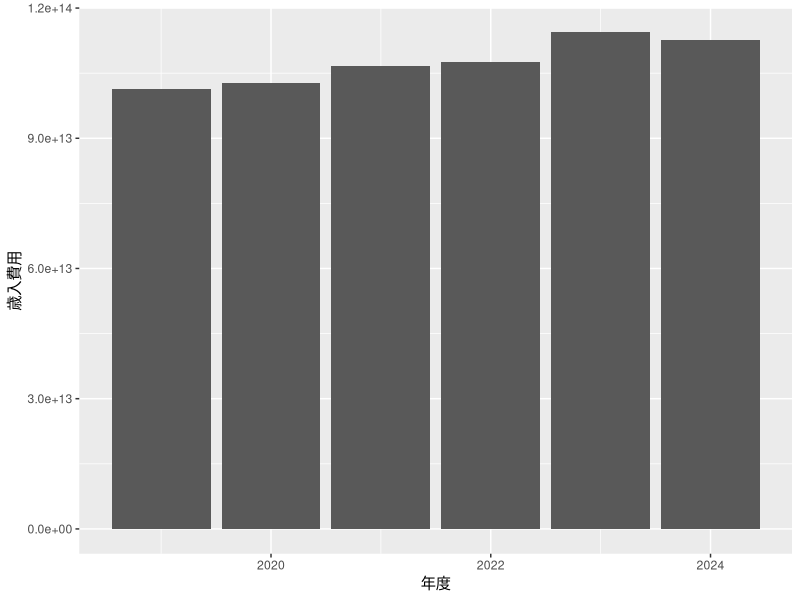
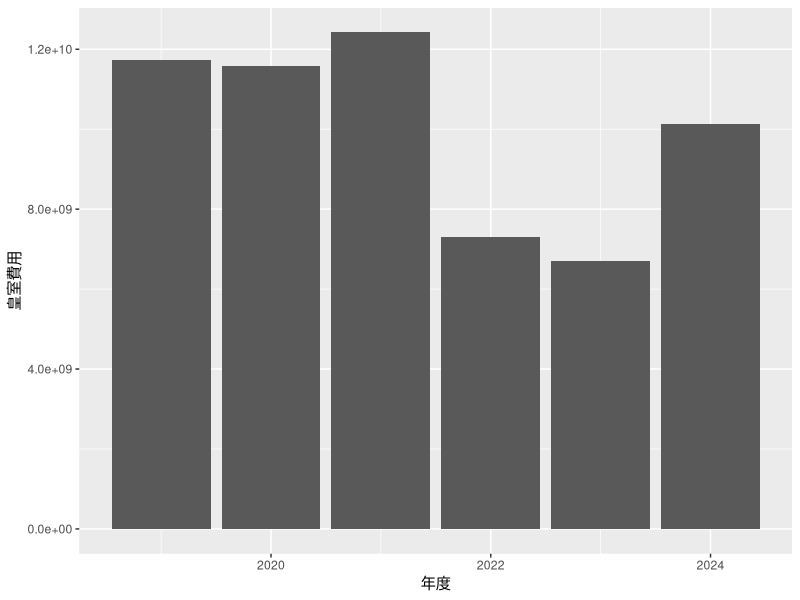
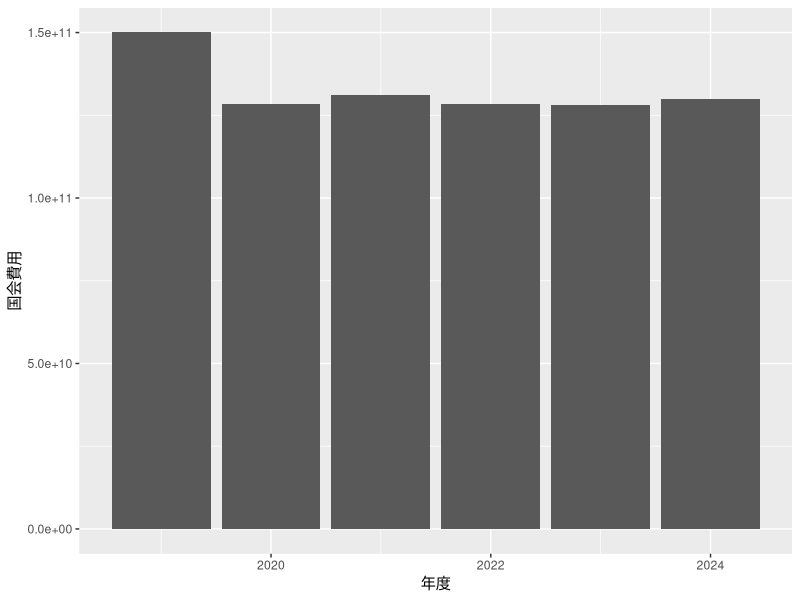
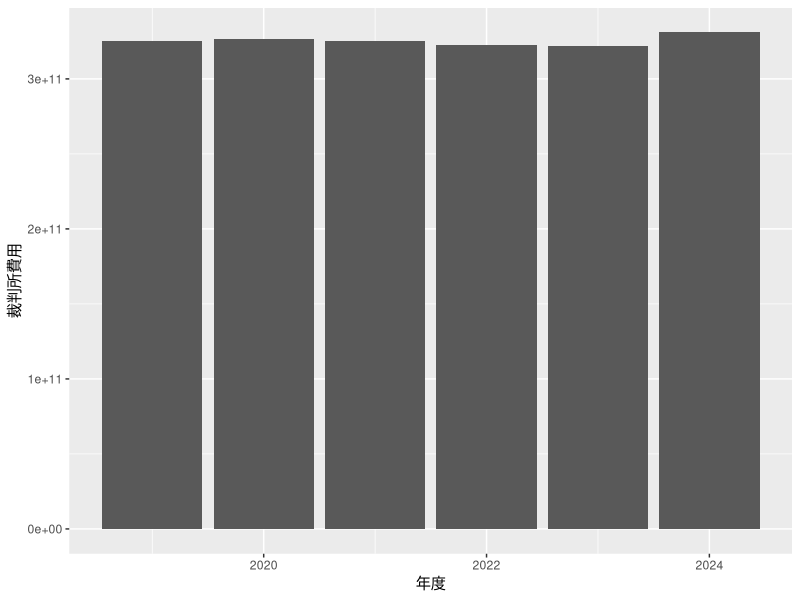
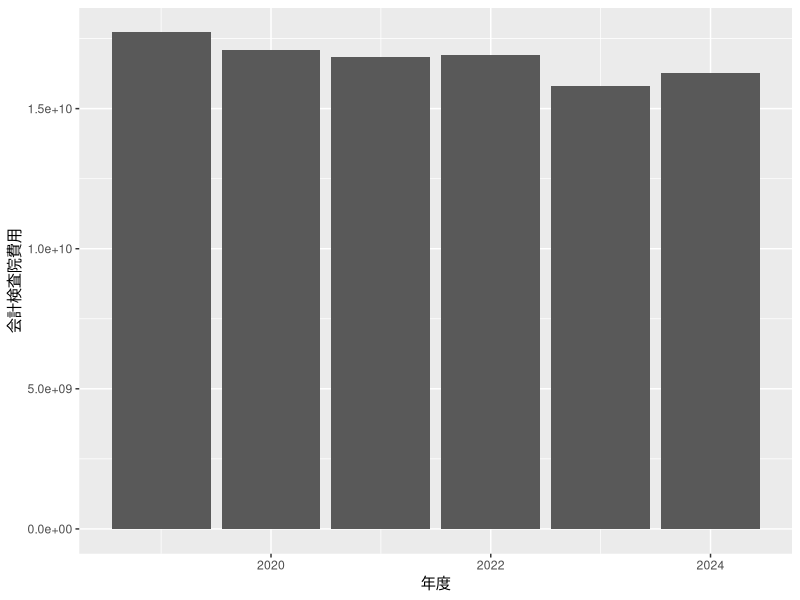
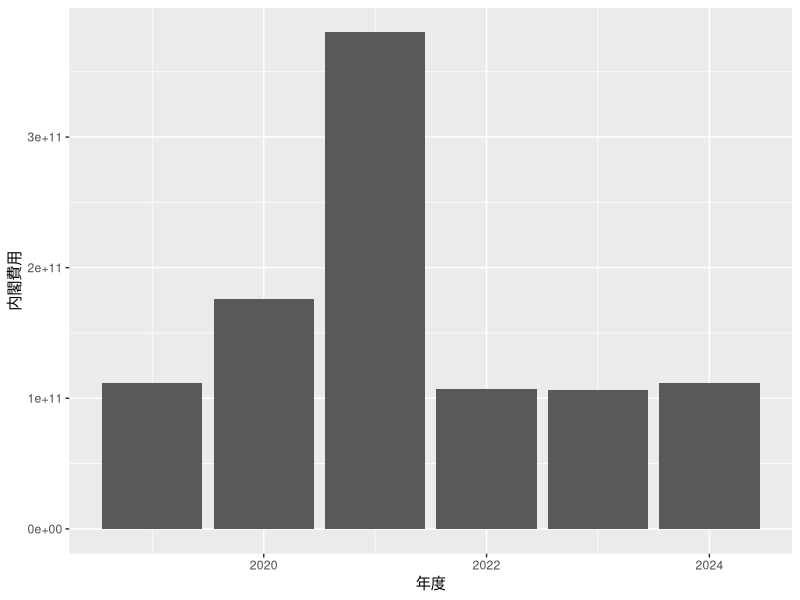
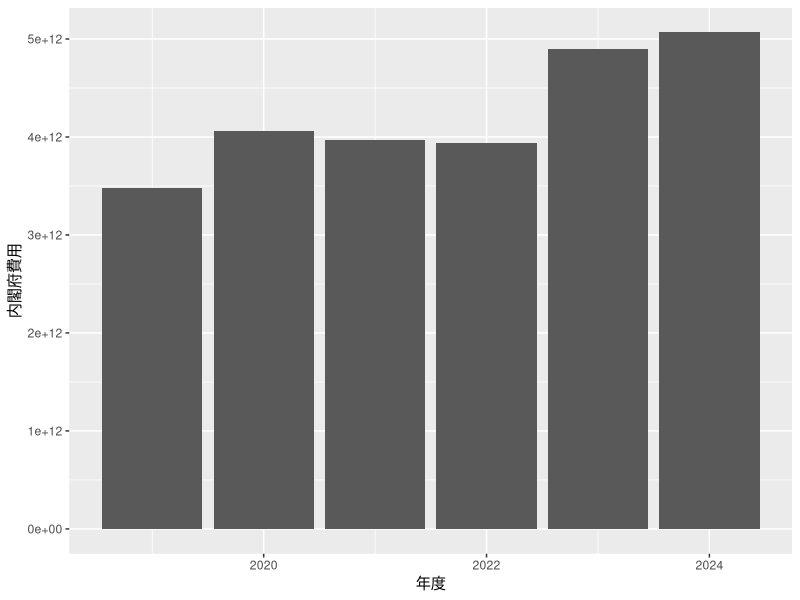
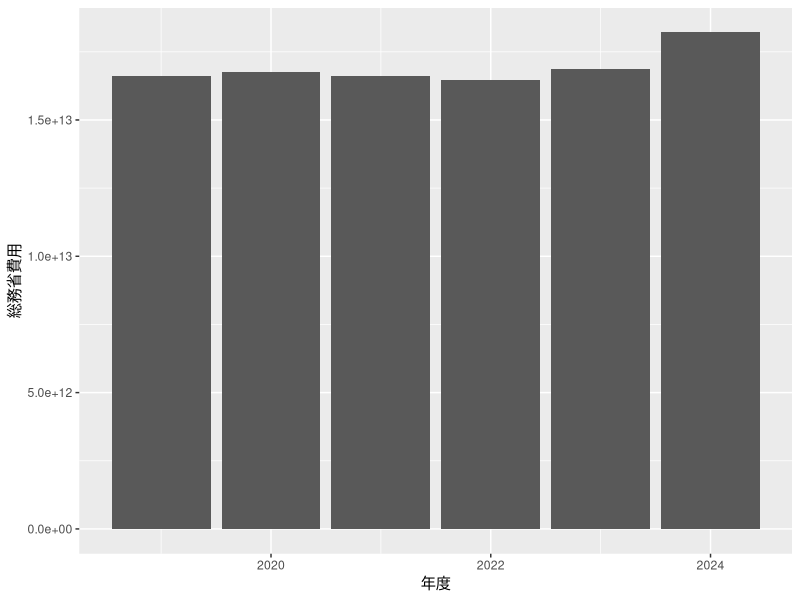

Source code (R) for these figures, in order:
## ---- chunk 1
library(tidyverse)
Year            <- c( 2019 , 2020 , 2021 , 2022 , 2023 , 2024 )
Imperial        <- c(11737259000,11573381000,12421478000,7308939000,6708028000,10141535000)                           #皇室
Diet            <- c(150041442000,128530580000,131238725000,128307623000,128221173000,129977426000)                   #国会
Court           <- c(325574308000,326624181000,325367912000,322813550000,322216780000,330979009000)                   #裁判所
Accounting      <- c(17719957000,17099094000,16835647000,16928289000,15824524000,16282621000)                         #会計検査院
Cabinet         <- c(111818789000,176103240000,380098139000,107172414000,106443244000,111459939000)                   #内閣
Cabinet_Office　<- c(3482340026000,4060788932000,3966939749000,3943292360000,4895957487000,5067112425000)             #内閣府
MIC　　　　　　 <- c(16629461781000,16769154908000,16595204879000,16462407984000,16862510254000,18210671996000)       #総務省
Justice         <- c(812915801000,820570628000,743140031000,743785213000,725004143000,740479227000)                   #法務省
Foreign　　　　 <- c(730621571000,712007381000,695872889000,690400138000,743449543000,725715593000)                   #外務省
Finance　　　　 <- c(25474407983000,25157926086000,30524764680000,31168839658000,35476279656000,30277723415000)       #財務省
Education       <- c(5528688569000,5415218203000,5297997446000,5281844828000,5294138248000,5338440212000)             #文部科学省
MHLW            <- c(32035752063000,33036565690000,33137968525000,33516048600000,33168623527000,33819068928000)       #厚生労働省
MAFF            <- c(2236132295000,2217023010000,2123443214000,2104261924000,2093667543000,2093344256000)             #農林水産省
METI            <- c(1284169586000,1243458715000,916984752000,902389830000,880893568000,869511554000)                 #経済産業省
MLIT            <- c(7022326883000,6898261553000,6057791114000,6030726064000,6052431129000,6096484115000)             #国土交通省
MOE             <- c(345945274000,353720637000,323285636000,329146485000,325754157000,320712419000)                   #環境省
MOD             <- c(5257439983000,5313345107000,5323546421000,5368725109000,6787965446000,7917176714000)             #防衛省
revenue         <- c(101457093570000,102657971326000,106609707875000,107596424558000,114381235569000,112571688422000) #歳入

Japan_df <- data.frame(Year,Imperial, Diet, Court, Accounting, Cabinet, Cabinet_Office, MIC, Justice, Foreign, Education, MHLW, MAFF, METI, MLIT, MOE, MOD, revenue)
## ---- chunk 2
#データフレーム化
Imperial_df       <- data.frame( Year , Imperial       )
Diet_df           <- data.frame( Year , Diet           )
Court_df          <- data.frame( Year , Court          )
Accounting_df     <- data.frame( Year , Accounting     )
Cabinet_df        <- data.frame( Year , Cabinet        )
Cabinet_Office_df <- data.frame( Year , Cabinet_Office )
MIC_df            <- data.frame( Year , MIC            )
Justice_df        <- data.frame( Year , Justice        )
Foreign_df        <- data.frame( Year , Foreign        )
Finance_df        <- data.frame( Year , Finance        )
Education_df      <- data.frame( Year , Education      )
MHLW_df           <- data.frame( Year , MHLW           )
MAFF_df           <- data.frame( Year , MAFF           )
METI_df           <- data.frame( Year , METI           )
MLIT_df           <- data.frame( Year , MLIT           )
MOE_df            <- data.frame( Year , MOE            )
MOD_df            <- data.frame( Year , MOD            )
revenue_df        <- data.frame( Year , revenue        )
## ---- chunk 3
#グラフ化
#Japan_df |> 
  #ggplot()+
  #geom_col(aes(x = Year, y = Japan_df[2:17]))

revenue_df |> 
  ggplot() +
  geom_col(aes(x = Year, y = revenue))+
  labs(x = "年度", y = "歳入費用" )
Imperial_df |> 
  ggplot() +
  geom_col(aes(x = Year, y = Imperial))+
  labs(x = "年度", y = "皇室費用" )# 皇室

Diet_df |> 
  ggplot() +
  geom_col(aes(x = Year, y = Diet))+
  labs(x = "年度", y = "国会費用" )# 国会

Court_df |> 
  ggplot() +
  geom_col(aes(x = Year, y = Court))+
  labs(x = "年度", y = "裁判所費用" ) # 裁判所

Accounting_df |> 
  ggplot() +
  geom_col(aes(x = Year, y = Accounting))+
  labs(x = "年度", y = "会計検査院費用" ) # 会計検査院

Cabinet_df |> 
  ggplot() +
  geom_col(aes(x = Year, y = Cabinet))+
  labs(x = "年度", y = "内閣費用" ) # 内閣

Cabinet_Office_df |> 
  ggplot() +
  geom_col(aes(x = Year, y = Cabinet_Office))+
  labs(x = "年度", y = "内閣府費用" ) # 内閣府

MIC_df |> 
  ggplot() +
  geom_col(aes(x = Year, y = MIC))+
  labs(x = "年度", y = "総務省費用" ) # 総務省

Justice_df |> 
  ggplot() +
  geom_col(aes(x = Year, y = Justice))+
  labs(x = "年度", y = "法務省費用" ) # 法務省

Foreign_df |> 
  ggplot() +
  geom_col(aes(x = Year, y = Foreign))+
  labs(x = "年度", y = "外務省費用" ) # 外務省

Finance_df |> 
  ggplot() +
  geom_col(aes(x = Year, y = Finance))+
  labs(x = "年度", y = "財務省費用" ) # 財務省

Education_df |> 
  ggplot() +
  geom_col(aes(x = Year, y = Education))+
  labs(x = "年度", y = "文部科学省費用" ) # 文部科学省

MHLW_df |>  
  ggplot() +
  geom_col(aes(x = Year, y = MHLW))+
  labs(x = "年度", y = "厚生労働省費用" ) # 厚生労働省

MAFF_df |> 
  ggplot() +
  geom_col(aes(x = Year, y = MAFF))+
  labs(x = "年度", y = "農林水産省費用" ) # 農林水産省

METI_df |>
  ggplot() +
  geom_col(aes(x = Year, y = METI))+
  labs(x = "年度", y = "経済産業省費用" ) # 経済産業省

MLIT_df |>
  ggplot() +
  geom_col(aes(x = Year, y = MLIT))+
  labs(x = "年度", y = "国土交通省費用" ) # 国土交通省

MOE_df |> 
  ggplot() +
  geom_col(aes(x = Year, y = MOE))+
  labs(x = "年度", y = "環境省費用" ) # 環境省

MOD_df |> 
  ggplot() +
  geom_col(aes(x = Year, y = MOD))+
  labs(x = "年度", y = "防衛省費用" ) # 防衛省
## ---- chunk 4
Year1 <- Year[2:6]
revenue1 <- revenue[1:5]
revenue2 <- revenue[2:6]
revenue_Change <- revenue2 / revenue1 * 100
revenue_Change_df <- data.frame(Year1,revenue_Change)

Imperial1 <- Imperial[1:5]
Imperial2 <- Imperial[2:6]
Imperial_Change <- Imperial2 / Imperial1 * 100
Imperial_Change_df <- data.frame(Year1,Imperial_Change)

Diet1 <- Diet[1:5]
Diet2 <- Diet[2:6]
Diet_Change <- Diet2 / Diet1 * 100
Diet_Change_df <- data.frame(Year1,Diet_Change)

Court1 <- Court[1:5]
Court2 <- Court[2:6]
Court_Change <- Court2 / Court1 * 100
Court_Change_df <- data.frame(Year1,Court_Change)

Accounting1 <- Accounting[1:5]
Accounting2 <- Accounting[2:6]
Accounting_Change <- Accounting2 /Accounting1 * 100
Accounting_Change_df <- data.frame(Year1,Accounting_Change)

Cabinet1 <- Cabinet[1:5]
Cabinet2 <- Cabinet[2:6]
Cabinet_Change <- Cabinet2 / Cabinet1 * 100
Cabinet_Change_df <- data.frame(Year1,Cabinet_Change)

Cabinet_Office1 <- Cabinet_Office[1:5]
Cabinet_Office2 <- Cabinet_Office[2:6]
Cabinet_Office_Change <- Cabinet_Office2 /Cabinet_Office1 * 100
Cabinet_Office_Change_df <- data.frame(Year1,Cabinet_Office_Change)

MIC1 <- MIC[1:5]
MIC2 <- MIC[2:6]
MIC_Change <- MIC2 / MIC1 * 100
MIC_Change_df <- data.frame(Year1,MIC_Change)

Justice1 <- Justice[1:5]
Justice2 <- Justice[2:6]
Justice_Change <- Justice2 / Justice1 * 100
Justice_Change_df <- data.frame(Year1,Justice_Change)

Foreign1 <- Foreign[1:5]
Foreign2 <- Foreign[2:6]
Foreign_Change <- Foreign2 / Foreign1 * 100
Foreign_Change_df <- data.frame(Year1,Foreign_Change)

Finance1 <- Finance[1:5]
Finance2 <- Finance[2:6]
Finance_Change <- Finance2 /Finance1 *100
Finance_Change_df <- data.frame(Year1,Finance_Change)

Education1 <- Education[1:5]
Education2 <- Education[2:6]
Education_Change <- Education2 / Education1 * 100
Education_Change_df <- data.frame(Year1,Education_Change)

MHLW1 <- MHLW[1:5]
MHLW2 <- MHLW[2:6]
MHLW_Change <- MHLW2 / MHLW1 * 100
MHLW_Change_df <- data.frame(Year1,MHLW_Change)

MAFF1 <- MAFF[1:5]
MAFF2 <- MAFF[2:6]
MAFF_Change <- MAFF2 / MAFF1 *100
MAFF_Change_df <- data.frame(Year1,MAFF_Change)

METI1 <- METI[1:5]
METI2 <- METI[2:6]
METI_Change <- METI2 / METI1 * 100
METI_Change_df <- data.frame(Year1,METI_Change)

MLIT1 <- MLIT[1:5]
MLIT2 <- MLIT[2:6]
MLIT_Change <- MLIT2 / MLIT1 * 100
MLIT_Change_df <- data.frame(Year1,MLIT_Change)

MOE1 <- MOE[1:5]
MOE2 <- MOE[2:6]
MOE_Change <- MOE2 / MOE1 * 100
MOE_Change_df <- data.frame(Year1,MOE_Change)

MOD1 <- MOD[1:5]
MOD2 <- MOD[2:6]
MOD_Change <- MOD2 / MOD1 * 100
MOD_Change_df <- data.frame(Year1,MOD_Change)

revenue_Change_df |> 
  ggplot() +
  geom_line(aes(x = Year1 , y = revenue_Change))+
  labs(x = "年度",y ="歳入増減率")
Imperial_Change_df |> 
  ggplot() +
  geom_line(aes(x = Year1 , y = Imperial_Change))+
  labs(x = "年度",y ="皇室費用増減率")

Diet_Change_df |> 
  ggplot() +
  geom_line(aes(x = Year1 , y = Diet_Change))+
  labs(x = "年度",y ="国会費用増減率")

Court_Change_df |> 
  ggplot() +
  geom_line(aes(x = Year1 , y = Court_Change))+
  labs(x = "年度",y ="裁判所費用増減率")

Accounting_Change_df |> 
  ggplot() +
  geom_line(aes(x = Year1 , y = Accounting_Change))+
  labs(x = "年度",y ="会計検査院費用増減率")

Cabinet_Change_df |> 
  ggplot() +
  geom_line(aes(x = Year1 , y = Cabinet_Change))+
  labs(x = "年度",y ="内閣費用増減率")

Cabinet_Office_Change_df |> 
  ggplot() +
  geom_line(aes(x = Year1 , y = Cabinet_Office_Change))+
  labs(x = "年度",y ="内閣府費用増減率")

MIC_Change_df |> 
  ggplot() +
  geom_line(aes(x = Year1 , y = MIC_Change))+
  labs(x = "年度",y ="総務省費用増減率")

Justice_Change_df |> 
  ggplot() +
  geom_line(aes(x = Year1 , y = Justice_Change))+
  labs(x = "年度",y ="法務省費用増減率")

Foreign_Change_df |> 
  ggplot() +
  geom_line(aes(x = Year1 , y = Foreign_Change))+
  labs(x = "年度",y ="外務省費用増減率")

Finance_Change_df |> 
  ggplot() +
  geom_line(aes(x = Year1 , y = Finance_Change))+
  labs(x = "年度",y ="財務省費用増減率")

Education_Change_df |> 
  ggplot() +
  geom_line(aes(x = Year1 , y = Education_Change))+
  labs(x = "年度",y ="文部科学省費用増減率")

MHLW_Change_df |> 
  ggplot() +
  geom_line(aes(x = Year1 , y = MHLW_Change))+
  labs(x = "年度",y ="厚生労働省費用増減率")

MAFF_Change_df |> 
  ggplot() +
  geom_line(aes(x = Year1 , y = MAFF_Change))+
  labs(x = "年度",y ="農林水産省費用増減率")

METI_Change_df |> 
  ggplot() +
  geom_line(aes(x = Year1 , y = METI_Change))+
  labs(x = "年度",y ="経済産業省費用増減率")

MLIT_Change_df |> 
  ggplot() +
  geom_line(aes(x = Year1 , y = MLIT_Change))+
  labs(x = "年度",y ="国土交通省増減率")

MOE_Change_df |> 
  ggplot() +
  geom_line(aes(x = Year1 , y = MOE_Change))+
  labs(x = "年度",y ="環境省費用増減率")

MOD_Change_df |> 
  ggplot() +
  geom_line(aes(x = Year1 , y = MOD_Change))+
  labs(x = "年度",y ="防衛省費用増減率")
